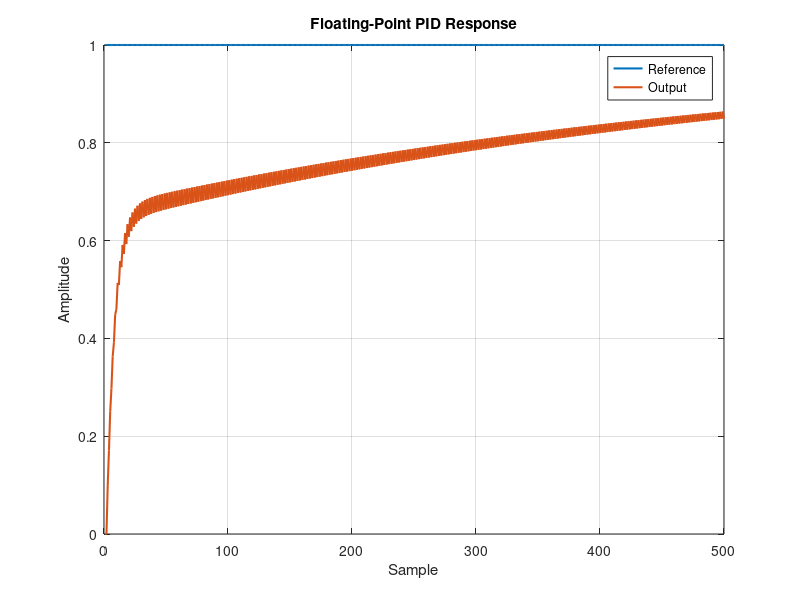
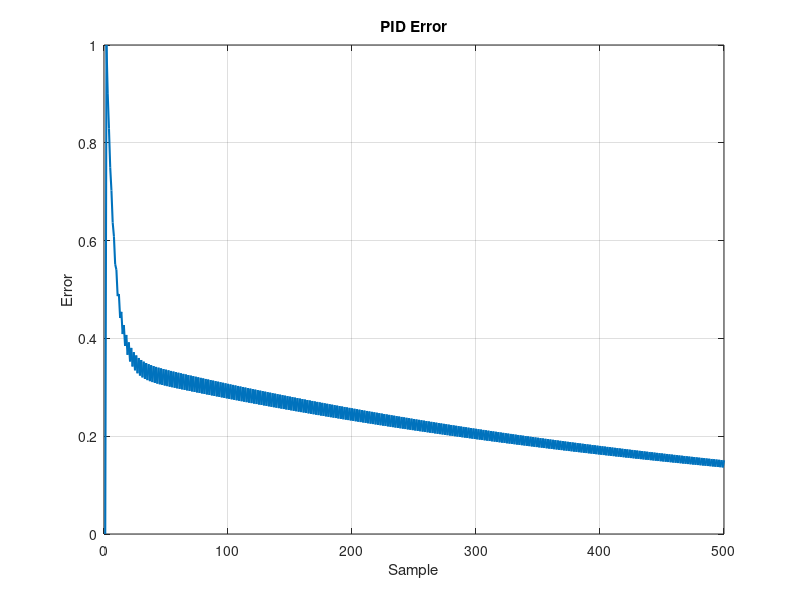
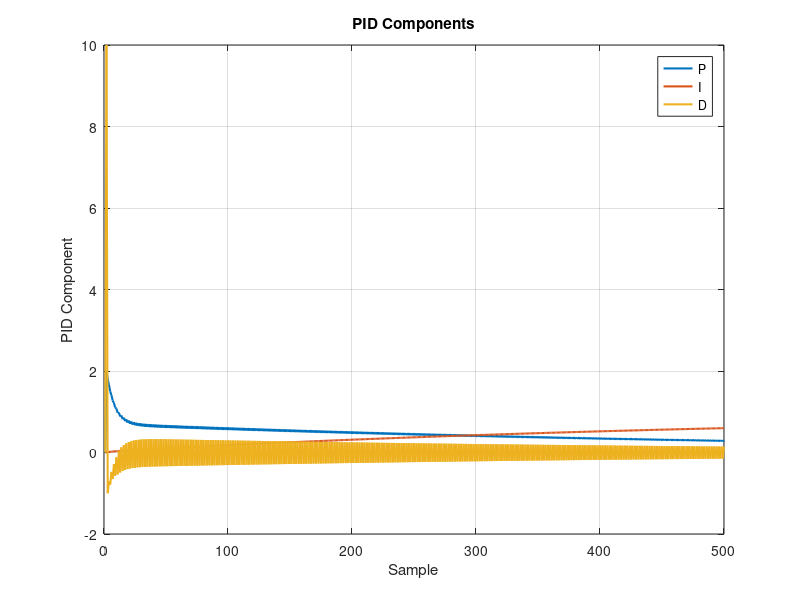
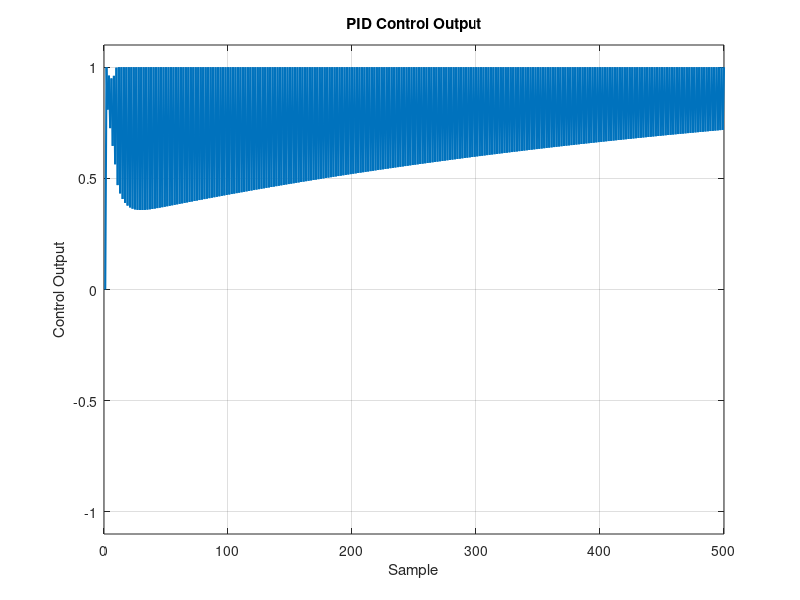

The MATLAB script that drew these images, in order:
clc
clear

Kp = 2.0;
Ki = 0.5;
Kd = 0.1;
Ts = 0.01;

u_min = -1;
u_max = +1;

N = 500;

r = ones(1,N);

y = zeros(1,N+1);
e = zeros(1,N);
P = zeros(1,N);
I = zeros(1,N);
D = zeros(1,N);
u = zeros(1,N);

for k=2:N
    e(k) = r(k) - y(k);
    P(k) = Kp * e(k);
    I(k) = I(k-1) + Ki * Ts * e(k);
    D(k) = Kd * (e(k) - e(k-1)) / Ts;
    u(k) = P(k) + I(k) + D(k);
    u(k) = min(max(u(k), u_min), u_max);
    y(k+1) = 0.9*y(k) + 0.1*u(k);
end

figure;

plot(1:N, r, 'LineWidth', 1.5);
hold on;
plot(1:N, y(1:N), 'LineWidth', 1.5);

grid on;
xlabel('Sample');
ylabel('Amplitude');
title('Floating-Point PID Response');
legend('Reference', 'Output');

figure;

plot(1:N, e, 'LineWidth', 1.5);

grid on;
xlabel('Sample');
ylabel('Error');
title('PID Error');

figure;

plot(1:N, P, 'LineWidth', 1.5);
hold on;
plot(1:N, I, 'LineWidth', 1.5);
plot(1:N, D, 'LineWidth', 1.5);

grid on;
xlabel('Sample');
ylabel('PID Component');
title('PID Components');
legend('P', 'I', 'D');

figure;

plot(1:N, u, 'LineWidth', 1.5);

grid on;
xlabel('Sample');
ylabel('Control Output');
title('PID Control Output');
ylim([u_min-0.1, u_max+0.1]);

fprintf('Final output = %.6f\n', y(N));
fprintf('Final error  = %.6f\n', e(N));
fprintf('Maximum output = %.6f\n', max(y));
fprintf('Minimum output = %.6f\n', min(y));
fprintf('Maximum control output = %.6f\n', max(u));
fprintf('Minimum control output = %.6f\n', min(u));
